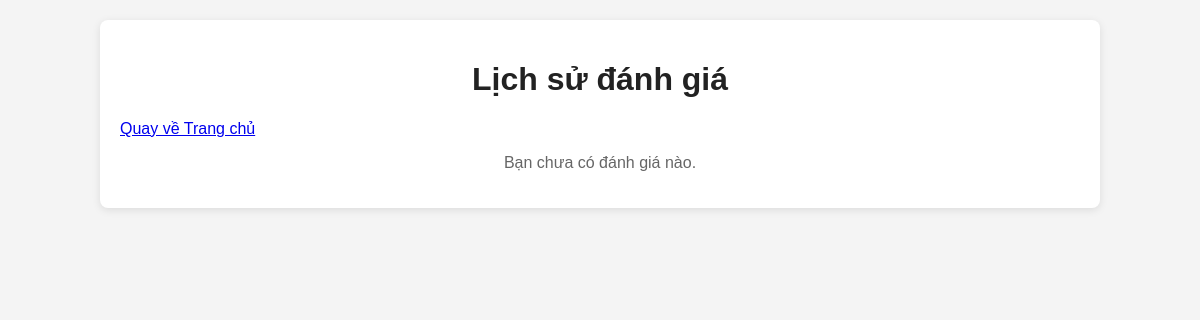
The page /Pages/History_review/history_reviews.php (signed in) on the database as committed earlier.
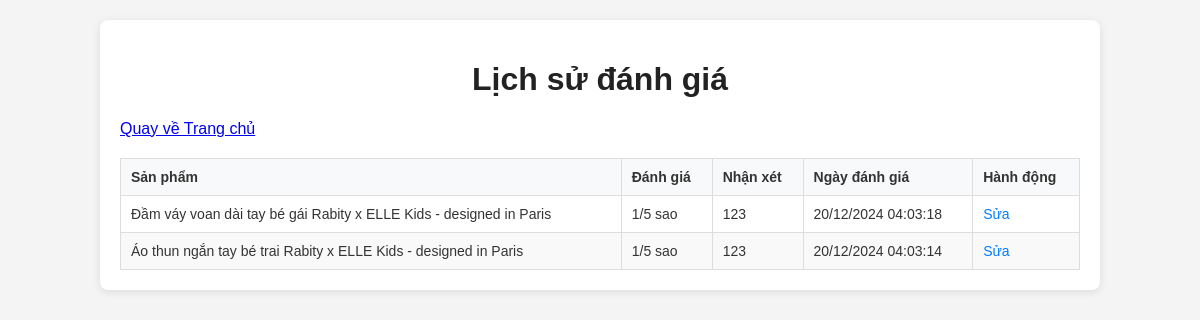
The same page on the database as committed later.
### tables this page shows
CREATE TABLE `product_reviews` (
  `id` int(11) NOT NULL,
  `order_id` int(11) NOT NULL,
  `product_id` int(11) NOT NULL,
  `user_id` int(11) NOT NULL,
  `rating` tinyint(4) NOT NULL CHECK (`rating` between 1 and 5),
  `review` text DEFAULT NULL,
  `created_at` timestamp NOT NULL DEFAULT current_timestamp()
);

CREATE TABLE `products` (
  `id` int(11) NOT NULL,
  `product_code` varchar(50) NOT NULL,
  `name` varchar(255) NOT NULL,
  `image` varchar(255) NOT NULL,
  `description` text NOT NULL,
  `price` decimal(10,2) NOT NULL,
  `created_at` timestamp NOT NULL DEFAULT current_timestamp(),
  `sale_percentage` int(11) DEFAULT 0,
  `stock` int(11) DEFAULT 50,
  `cost_price` decimal(10,2) DEFAULT NULL,
  `sale_price` decimal(10,2) DEFAULT NULL,
  `sold_quantity` int(11) DEFAULT 0
);

### Pages/History_review/history_reviews.php (the view, shortened to what this page needs)
<?php
require '../../db.php';
$user_id = $_SESSION['user_id'];
$stmt_reviews = $pdo->prepare("
    SELECT product_reviews.*, products.name AS product_name
    FROM product_reviews
    JOIN products ON product_reviews.product_id = products.id
    WHERE product_reviews.user_id = ?
    ORDER BY product_reviews.created_at DESC
");
$stmt_reviews->execute([$user_id]);
$reviews = $stmt_reviews->fetchAll(PDO::FETCH_ASSOC);
?>
<!DOCTYPE html>
<html lang="vi">
<head>
    <link rel="stylesheet" href="../../css/footer.css">
    <link rel="stylesheet" href="../../css/header.css">
    <link rel="stylesheet" href="../../css/history_reviews.css">
</head>
<body>
    <main>
        <div class="container">
            <h1>Lịch sử đánh giá</h1>
            <a href="/php_btl/index.php">Quay về Trang chủ</a>
            <?php if (empty($reviews)): ?>
                <p>Bạn chưa có đánh giá nào.</p>
            <?php else: ?>
                <table class="reviews-table">
                    <thead>
                        <tr>
                            <th>Sản phẩm</th>
                            <th>Đánh giá</th>
                            <th>Nhận xét</th>
                            <th>Ngày đánh giá</th>
                            <th>Hành động</th>
                        </tr>
                    </thead>
                    <tbody>
                        <?php foreach ($reviews as $review): ?>
                            <tr>
                                <td><?php echo htmlspecialchars($review['product_name']); ?></td>
                                <td><?php echo $review['rating']; ?>/5 sao</td>
                                <td><?php echo nl2br(htmlspecialchars($review['review'])); ?></td>
                                <td><?php echo date("d/m/Y H:i:s", strtotime($review['created_at'])); ?></td>
                                <td>
                                    <a href="history_reviews.php?edit_review_id=<?php echo $review['id']; ?>">Sửa</a>
                                </td>
                            </tr>
                        <?php endforeach; ?>
                    </tbody>
                </table>
            <?php endif; ?>
        </div>
    </main>
</body>
</html>

Rows that differ between the two databases and show on the page:
added product_reviews: product.name "Đầm váy voan dài tay bé gái Rabity x ELLE Kids - designed in Paris", rating "1", review "123", created_at "20/12/2024 04:03:18"
added product_reviews: product.name "Áo thun ngắn tay bé trai Rabity x ELLE Kids - designed in Paris", rating "1", review "123", created_at "20/12/2024 04:03:14"
Other text that changed with them:
text no longer shown: "Bạn chưa có đánh giá nào."
text now shown: "Sản phẩm Đánh giá Nhận xét Ngày đánh giá Hành động"
